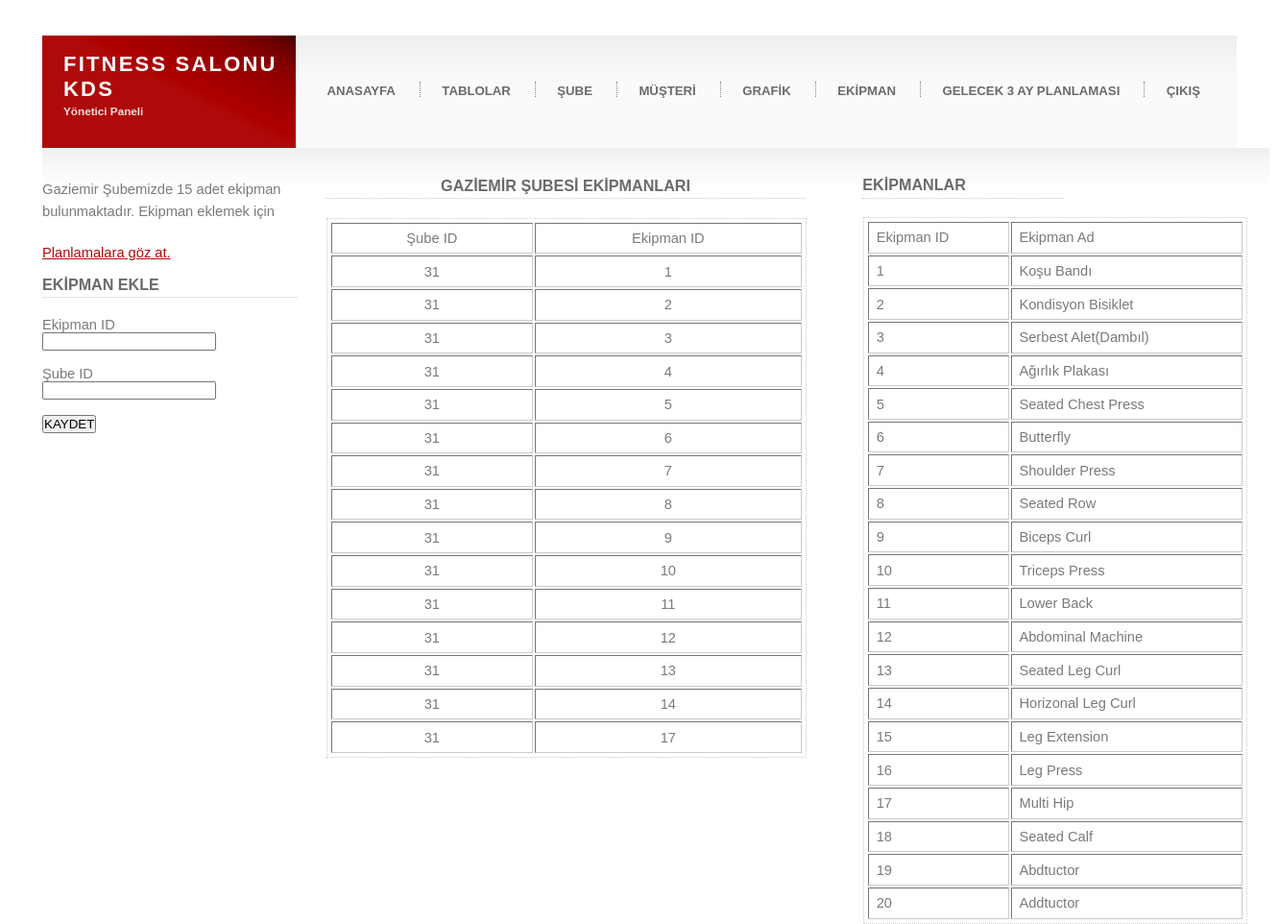
The app's page /fitness_kds/ekipgaz.php with its own data.
### tables this page shows
CREATE TABLE IF NOT EXISTS `ekipman` (
  `ekipman_id` int(11) NOT NULL AUTO_INCREMENT,
  `ekipman_ad` varchar(255) NOT NULL,
  PRIMARY KEY (`ekipman_id`)
);

### fitness_kds/ekipgaz.php (the view, shortened to what this page needs)
<?php
$db = new PDO("mysql:host=localhost; dbname=fitness_sube_kds; charset=utf8", 'root' , '');
?>
<!DOCTYPE html >
<html lang="turkish">
<head>
    <link href="default.css" rel="stylesheet" type="text/css" />
</head>
<body>
    <div id="outer">
        <div id="header">
            <h1><a href="#">FITNESS SALONU KDS</a></h1>
            <h2>Yönetici Paneli</h2>
        </div>
        <div id="menu">
            <ul>
                <li class="first"><a href="index.php">ANASAYFA</a></li>
                <li><a href="tablolar.php">TABLOLAR</a></li>
                <li><a href="sube.php">ŞUBE</a></li>
                <li><a href="musteri.php">MÜŞTERİ</a></li>
                <li><a href="grafik.php">GRAFİK</a></li>
                <li><a href="ekipman.php">EKİPMAN</a></li>
                <li><a href="gelecek.php">GELECEK 3 AY PLANLAMASI</a></li>
                <li><a href="giris.php">ÇIKIŞ</a></li>
            </ul>
        </div>
        <div id="content">
            <div id="secondContent" style="width:265px"></br></br>
                    <p>Gaziemir Şubemizde 15 adet ekipman bulunmaktadır. Ekipman eklemek için</p>
                        <a href="gelecek2.php">Planlamalara göz at.</a></br></br>
                    <h3>EKİPMAN EKLE</h3>
                            <form action="" method="post" class="kayit">
                                <div>
                                    <label for="ekipman_id" class="form-label">Ekipman ID</label></br>
                                    <input type="text" class="form-control " name="ekipman_id">
                                </div>
                                <div>
                                    <label for="sube_id" class="form-label">Şube ID</label></br>
                                    <input type="text" class="form-control " name="sube_id">
                                </div>
                                <button type="submit" name="kaydet">KAYDET</button>
                            </form>
            </div>
            <?php
            $sorgu=$db->prepare('SELECT * FROM ekipman_gaziemir');
            $sorgu->execute();
            $ekipman=$sorgu-> fetchAll(PDO::FETCH_OBJ);
            ?>
            <div id="firstContent" style="width:500px">
                    <h3>GAZİEMİR ŞUBESİ EKİPMANLARI</h3>
                        <table table border="5" cellpadding="2" style="width: 500px;">
                        <tr>
                        <td>Şube ID</td>
                        <td>Ekipman ID</td>
                        </tr>
                        <?php
                        foreach($ekipman as $ek){?>
                            <tr>
                            <td><?= $ek->sube_id ?></td>
                            <td><?= $ek->ekipman_id ?></td>
                            </tr>
                        <?php } ?>
                        </table>
                </div>
            <div id="thirdContent" style="width:210px" >
                <?php
                $sorgu=$db->prepare('SELECT * FROM ekipman');
                $sorgu->execute();
                $ekipman=$sorgu-> fetchAll(PDO::FETCH_OBJ);
                ?>
                <h3>EKİPMANLAR</h3>
                    <table table border="5" cellpadding="2" style="width: 400px;">
                    <tr>
                    <td>Ekipman ID</td>
                    <td>Ekipman Ad</td>
                    </tr>
                    <?php
                    foreach($ekipman as $ek){?>
                        <tr>
                        <td><?= $ek->ekipman_id ?></td>
                        <td><?= $ek->ekipman_ad ?></td>
                        </tr>
                    <?php } ?>
                    </table>
            </div>
        </div>
    </div>
</body>
</html>

### fitness_kds/default.css (style rules this page uses)
* { margin: 0em; padding: 0em; }
h1, h2, h3, h4, h5, h6 { color: #6a6a6a; }
body { font-family: "Trebuchet MS", sans-serif; color: #7a7a7a; font-size: 11pt; }
a { color: #AF0A0A; text-decoration: underline; }
#outer { margin: 2.5em 3.0em 1.5em 3.0em; }
#header { padding: 0em 1.5em 0em 1.5em; height: 8em; width: 15em; float: left; position: relative; background: #AF0A0A url('images/a1.gif') top right no-repeat; }
#header h1 { position: absolute; bottom: 2.2em; font-size: 1.5em; letter-spacing: 0.1em; }
#header h1 a { color: #fff; text-decoration: none; }
#header h2 { position: absolute; bottom: 2.7em; color: #EFE0E0; font-size: 0.8em; }
#menu { height: 8em; background: #fafafa url('images/a2.gif') top left repeat-x; margin-left: 18em; position: relative; }
#menu ul { list-style: none; position: absolute; top: 3.3em; margin-left: 1.5em; }
#menu li { display: inline; border-left: dotted 1px #848484; padding-left: 0.8em; }
#menu li.first { border-left: 0px; padding-left: 0em; }
#menu li a { text-decoration: none; color: #6a6a6a; font-weight: bold; padding: 0.8em; margin-right: 0.8em; font-size: 0.9em; }
#content { background: #fff url('images/a3.gif') top left repeat-x; display: flex; height: 300px; width: 1278px; }
#content p { margin-bottom: 1.5em; line-height: 1.6em; }
#content h3 { font-size: 1.1em; }
#content h2, h3, h4, h5, h6 { padding-bottom: 0.2em; margin-bottom: 1.2em; border-bottom: dotted 1px #cacaca; }
#content table { border: dotted 1px #cacaca; width: 713px; height: 100px; margin: 1px; padding: 2px; }
#content table td { padding: 0.5em; }
#firstContent { width: 100px; height: 100px; margin: 10px; padding: 20px; text-align: center; }
#thirdContent { float: left; width: 15em; padding: 2em; }

### records on screen
ekipman: ekipman_id "1", ekipman_ad "Koşu Bandı"
ekipman: ekipman_id "2", ekipman_ad "Kondisyon Bisiklet"
ekipman: ekipman_id "3", ekipman_ad "Serbest Alet(Dambıl)"
ekipman: ekipman_id "4", ekipman_ad "Ağırlık Plakası"
ekipman: ekipman_id "5", ekipman_ad "Seated Chest Press"
ekipman: ekipman_id "6", ekipman_ad "Butterfly"
ekipman: ekipman_id "7", ekipman_ad "Shoulder Press"
ekipman: ekipman_id "8", ekipman_ad "Seated Row"
ekipman: ekipman_id "9", ekipman_ad "Biceps Curl"
ekipman: ekipman_id "10", ekipman_ad "Triceps Press"
ekipman: ekipman_id "11", ekipman_ad "Lower Back"
ekipman: ekipman_id "12", ekipman_ad "Abdominal Machine"
ekipman: ekipman_id "13", ekipman_ad "Seated Leg Curl"
ekipman: ekipman_id "14", ekipman_ad "Horizonal Leg Curl"
ekipman: ekipman_id "15", ekipman_ad "Leg Extension"
ekipman: ekipman_id "16", ekipman_ad "Leg Press"
ekipman: ekipman_id "17", ekipman_ad "Multi Hip"
ekipman: ekipman_id "18", ekipman_ad "Seated Calf"
ekipman: ekipman_id "19", ekipman_ad "Abdtuctor"
ekipman: ekipman_id "20", ekipman_ad "Addtuctor"

### other values on screen
$ek->sube_id "31"
$ek->ekipman_id "1"
$ek->ekipman_id "2"
$ek->ekipman_id "3"
$ek->ekipman_id "4"
$ek->ekipman_id "5"
$ek->ekipman_id "6"
$ek->ekipman_id "7"
$ek->ekipman_id "8"
$ek->ekipman_id "9"
$ek->ekipman_id "10"
$ek->ekipman_id "11"
$ek->ekipman_id "12"
$ek->ekipman_id "13"
$ek->ekipman_id "14"
